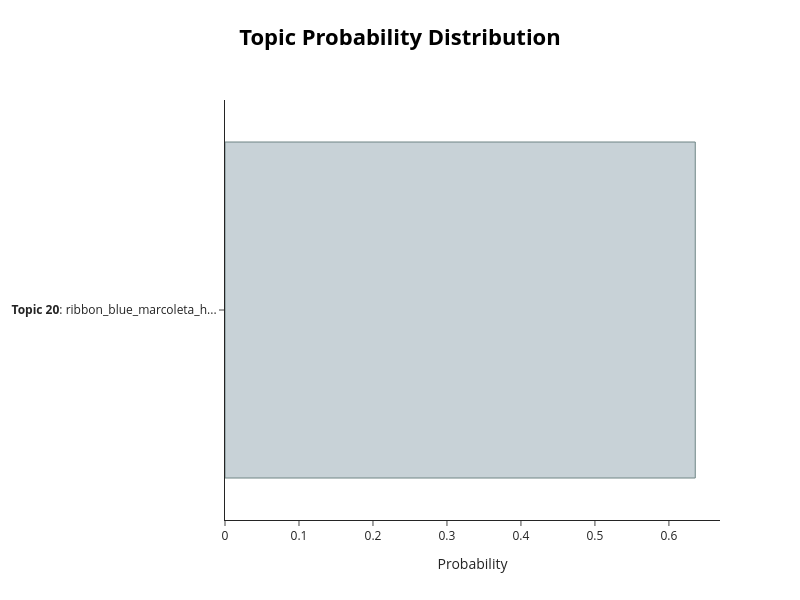

Source (notebook cell):
### Code cell
topic_model.visualize_distribution(probs[10], min_probability=0.015)

### Figure 1 — Plotly figure (JSON) as saved in the notebook; plotly's stock layout.template omitted (floating-point values rounded to 4 significant figures)
{"data": [{"marker": {"color": "#C8D2D7", "line": {"color": "#6E8484", "width": 1}}, "orientation": "h", "type": "bar", "x": [0.6356], "y": ["<b>Topic 20</b>: ribbon_blue_marcoleta_h..."]}], "layout": {"height": 600, "hoverlabel": {"bgcolor": "white", "font": {"family": "Rockwell", "size": 16}}, "title": {"font": {"color": "Black", "size": 22}, "text": "<b>Topic Probability Distribution</b>", "x": 0.5, "xanchor": "center", "y": 0.95, "yanchor": "top"}, "width": 800, "xaxis": {"title": {"text": "Probability"}}}}
